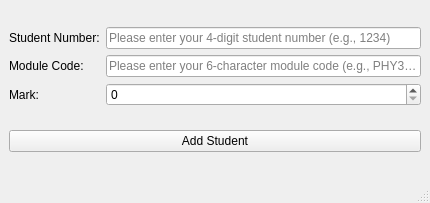
<?xml version="1.0" encoding="UTF-8"?>
<ui version="4.0">
 <class>MainWindow</class>
 <widget class="QMainWindow" name="MainWindow">
  <property name="geometry">
   <rect>
    <x>0</x>
    <y>0</y>
    <width>430</width>
    <height>203</height>
   </rect>
  </property>
  <property name="windowTitle">
   <string>Student Information</string>
  </property>
  <widget class="QWidget" name="centralwidget">
   <layout class="QGridLayout" name="gridLayout_2">
    <item row="0" column="0">
     <layout class="QGridLayout" name="gridLayout">
      <item row="0" column="0">
       <widget class="QLabel" name="labelStudentNumber">
        <property name="text">
         <string>Student Number:</string>
        </property>
       </widget>
      </item>
      <item row="0" column="1">
       <widget class="QLineEdit" name="lineEditStudentNumber">
        <property name="placeholderText">
         <string>Please enter your 4-digit student number (e.g., 1234)</string>
        </property>
       </widget>
      </item>
      <item row="1" column="0">
       <widget class="QLabel" name="labelModuleCode">
        <property name="text">
         <string>Module Code:</string>
        </property>
       </widget>
      </item>
      <item row="1" column="1">
       <widget class="QLineEdit" name="lineEditModuleCode">
        <property name="placeholderText">
         <string>Please enter your 6-character module code (e.g., PHY302).</string>
        </property>
       </widget>
      </item>
      <item row="2" column="0">
       <widget class="QLabel" name="labelMark">
        <property name="text">
         <string>Mark:</string>
        </property>
       </widget>
      </item>
      <item row="2" column="1">
       <widget class="QSpinBox" name="spinBoxMark">
        <property name="maximum">
         <number>100</number>
        </property>
       </widget>
      </item>
     </layout>
    </item>
    <item row="1" column="0">
     <widget class="QPushButton" name="pushButtonAddStudent">
      <property name="text">
       <string>Add Student</string>
      </property>
      <property name="icon">
       <iconset theme="QIcon::ThemeIcon::ListAdd"/>
      </property>
      <property name="autoDefault">
       <bool>true</bool>
      </property>
     </widget>
    </item>
   </layout>
  </widget>
  <widget class="QMenuBar" name="menubar">
   <property name="geometry">
    <rect>
     <x>0</x>
     <y>0</y>
     <width>430</width>
     <height>18</height>
    </rect>
   </property>
  </widget>
  <widget class="QStatusBar" name="statusbar"/>
 </widget>
 <resources/>
 <connections/>
</ui>
